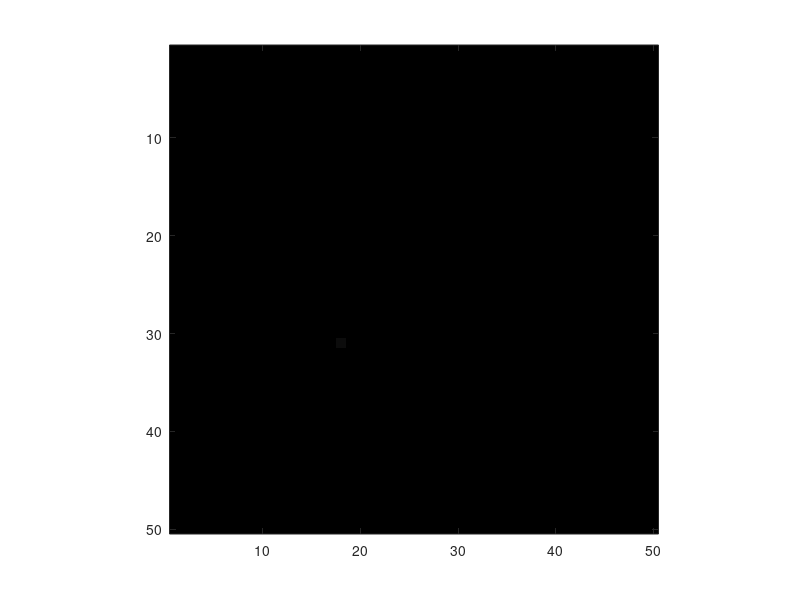

Reproduce this figure in MATLAB. (Note: this script raises an error after producing the figure.)
% Anton document hvor han prøver at kører ting

%% Initialize and downsample
im = load("testImage.mat");

wood_log = im.im;
scale = 200;

sample = downsample(wood_log,100);
sample = downsample(sample',100);


%% Show image sample
imshow(sample)
%imshow(wood_log)
axis on;

%% Generate A matrix

N = 50;
%theta = [0,90];
A1 = paralleltomo(N);

%% Use the A matrix for something
sigma = 0.001;
[n,m] = size(A1);
noise = randn(n,1)*sigma;
x = reshape(sample,[],1);
b = A1*x+noise;

C = A1\b;

C = reshape(C,50,50);

imshow(C*scale)
axis on




